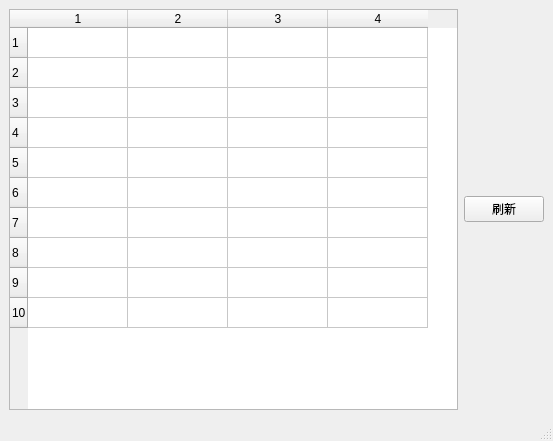
<?xml version="1.0" encoding="UTF-8"?>
<ui version="4.0">
 <class>MainWindow</class>
 <widget class="QMainWindow" name="MainWindow">
  <property name="enabled">
   <bool>true</bool>
  </property>
  <property name="geometry">
   <rect>
    <x>0</x>
    <y>0</y>
    <width>553</width>
    <height>441</height>
   </rect>
  </property>
  <property name="mouseTracking">
   <bool>false</bool>
  </property>
  <property name="tabletTracking">
   <bool>false</bool>
  </property>
  <property name="acceptDrops">
   <bool>false</bool>
  </property>
  <property name="windowTitle">
   <string>MainWindow</string>
  </property>
  <property name="accessibleName">
   <string/>
  </property>
  <property name="animated">
   <bool>true</bool>
  </property>
  <property name="documentMode">
   <bool>false</bool>
  </property>
  <property name="dockNestingEnabled">
   <bool>false</bool>
  </property>
  <property name="unifiedTitleAndToolBarOnMac">
   <bool>false</bool>
  </property>
  <widget class="QWidget" name="centralwidget">
   <layout class="QGridLayout" name="gridLayout">
    <item row="0" column="1">
     <widget class="QPushButton" name="pushButton">
      <property name="text">
       <string>刷新</string>
      </property>
     </widget>
    </item>
    <item row="0" column="0">
     <widget class="QTableWidget" name="tableWidget">
      <property name="rowCount">
       <number>10</number>
      </property>
      <property name="columnCount">
       <number>4</number>
      </property>
      <row/>
      <row/>
      <row/>
      <row/>
      <row/>
      <row/>
      <row/>
      <row/>
      <row/>
      <row/>
      <column/>
      <column/>
      <column/>
      <column/>
     </widget>
    </item>
   </layout>
  </widget>
  <widget class="QMenuBar" name="menubar">
   <property name="geometry">
    <rect>
     <x>0</x>
     <y>0</y>
     <width>553</width>
     <height>22</height>
    </rect>
   </property>
  </widget>
  <widget class="QStatusBar" name="statusbar"/>
 </widget>
 <resources/>
 <connections/>
</ui>
